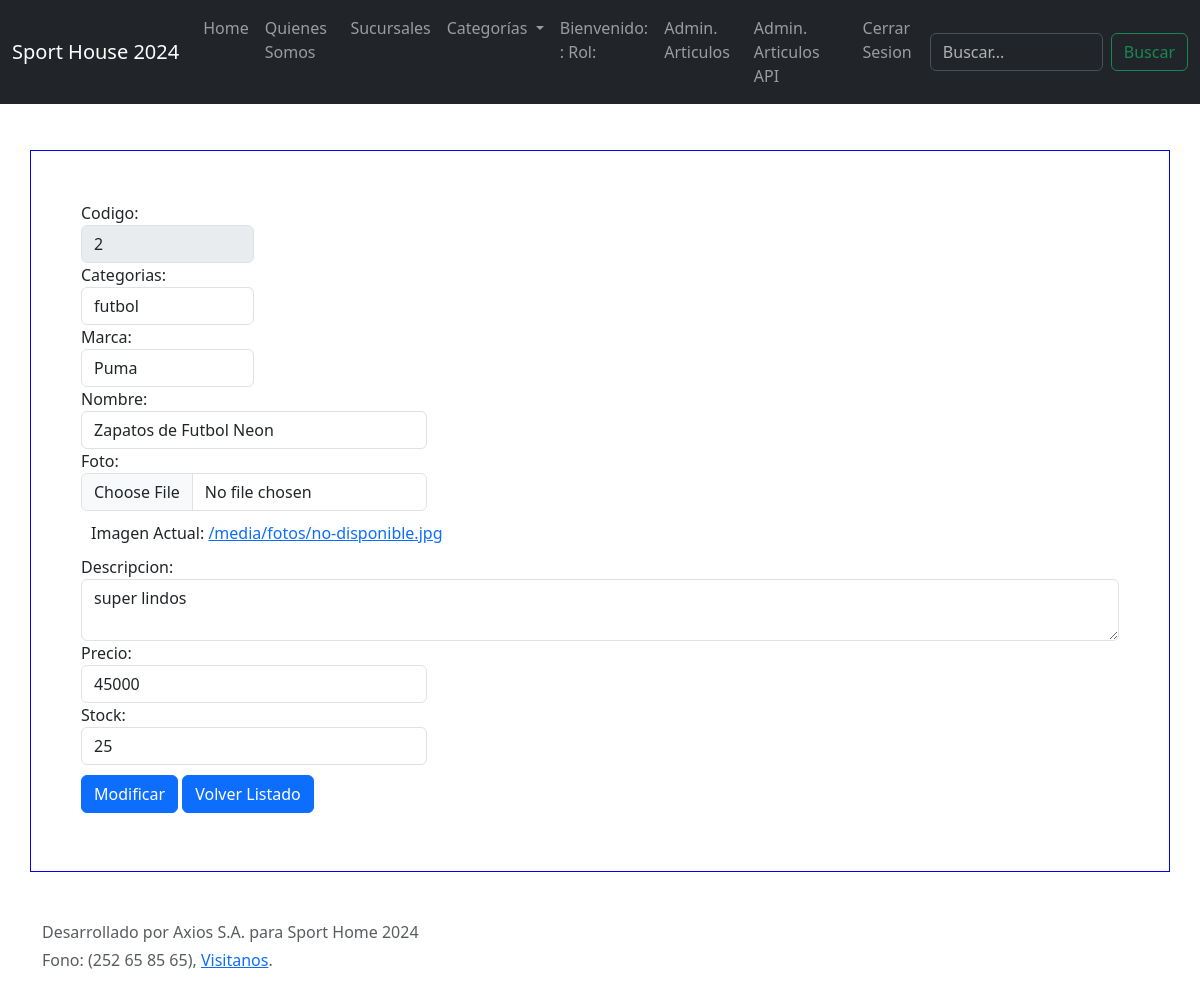
Screenshot of /modificar/2/ (signed in) with the database file from the repository.
### web/models.py (models this page shows, shortened)
class Articulo(models.Model):
    id = models.AutoField(primary_key=True)
    marca =  models.ForeignKey(Marcas, on_delete=models.CASCADE)
    categoria = models.ForeignKey(Categoria, on_delete=models.CASCADE)
    nombre = models.CharField(max_length=200,null=False)
    imagen = models.ImageField(upload_to='fotos',default='fotos/no-disponible.jpg')
    description = models.TextField()
    precio = models.IntegerField()
    stock = models.IntegerField()

### web/views.py (the view)
# urls.py: path('modificar/<id>/',modificar_buscar,name='MOD'),
@login_required(login_url='login/')
@permission_required('web.view_articulo',login_url='/login/')
def modificar_buscar(request, id):
    art= Articulo.objects.get(id=id)
    contexto={}
    contexto["art"]=art
    print(art.description)
    contexto["items"] = Marcas.objects.all()
    contexto["categorias"] = Categoria.objects.all()
    return render(request,"admin/modificar.html",contexto)

### web/templates/admin/modificar.html (shortened to what this page needs)
{% extends "core/base.html" %} {% load static %} {% block contenido %}
<div
  class="container"
  style="margin-top: 150px; border: solid 1px blue; padding: 50px"
>
  <div width="10%">
    <form method="POST" action="{% url 'MODI' %}">
      <div class="form-row">
        <div class="form-group col-2">
          <label>Codigo:</label>
          <input
            type="text"
            class="form-control"
            disabled
            value="{{art.id}}"
          />
        </div>
      </div>
      <div class="form-group col-2">
        <label>Categorias:</label>
        <select name="Categoria" class="form-control">
          {% for reg in categorias %} {% if reg.nombre == art.categoria.nombre %}
          <option selected value="{{ reg.nombre }}">{{reg.nombre}}</option>
          {% else %}
          <option value="{{ reg.nombre }}">{{reg.nombre}}</option>
          {% endif %} {% endfor %}
        </select>
      </div>
      <div class="form-group col-2">
        <label>Marca:</label>
        <select name="Marca" class="form-control">
          {% for reg in items %} {% if reg.marca == art.marca.nombre %}
          <option selected value="{{ reg.nombre }}">{{reg.nombre}}</option>
          {% else %}
          <option value="{{ reg.nombre }}">{{reg.nombre}}</option>
          {% endif %} {% endfor %}
        </select>
      </div>
      <div class="form-group col-md-4">
        <label>Nombre:</label>
        <input
          type="text"
          class="form-control"
          name="Nombre"
          placeholder="ingrese nombre del articulo"
          value="{{art.nombre}}"
        />
      </div>
      <div class="form-group col-md-4">
        <label>Foto:</label>
        <input
          type="file"
          class="form-control"
          name="file"
        />
      </div>
      <div style="margin: 10px;"> Imagen Actual: <a href="{{art.imagen.url}}">{{art.imagen.url}}</a></div>
      <div class="form-group">
        <label>Descripcion:</label>
        <textarea class="form-control" name="Descripcion">
{{art.description}}</textarea
        >
      </div>
      <div class="form-row">
        <div class="form-group col-md-4">
          <label>Precio:</label>
          <input
            type="number"
            class="form-control"
            name="Precio"
            value="{{art.precio}}"
          />
        </div>
        <div class="form-group col-md-4">
          <label>Stock:</label>
          <input
            type="number"
            class="form-control"
            name="Stock"
            value="{{art.stock}}"
          />
        </div>
      </div>
      <div style="margin-top: 10px">
        <button type="submit" class="btn btn-primary">Modificar</button>
        <button type="button" onclick="ir()" class="btn btn-primary">
          Volver Listado
        </button>
      </div>
    </form>
  </div>
</div>
{% endblock contenido %}

### rows the page displays
Articulo: id "2", Nombre "Zapatos de Futbol Neon", imagen "/media/fotos/no-disponible.jpg", Descripcion "super lindos", Precio "45000", Stock "25"

### other values shown
form field Categoria "futbol"
form field Marca "Puma"
